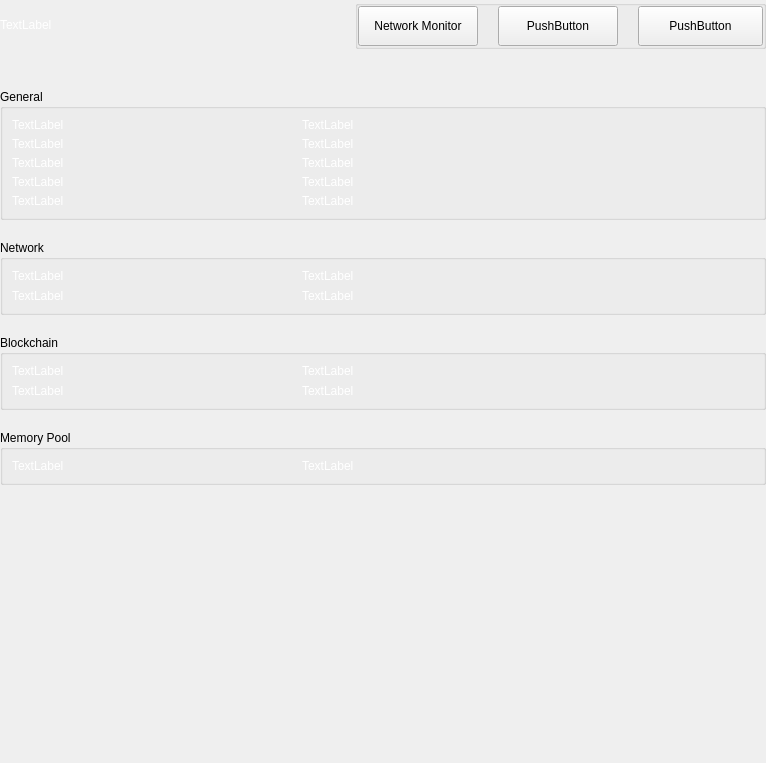
<?xml version="1.0" encoding="UTF-8"?>
<ui version="4.0">
 <class>SettingsInformationWidget</class>
 <widget class="QWidget" name="SettingsInformationWidget">
  <property name="geometry">
   <rect>
    <x>0</x>
    <y>0</y>
    <width>766</width>
    <height>763</height>
   </rect>
  </property>
  <property name="windowTitle">
   <string>Form</string>
  </property>
  <layout class="QVBoxLayout" name="verticalLayout">
   <property name="spacing">
    <number>0</number>
   </property>
   <property name="leftMargin">
    <number>0</number>
   </property>
   <property name="topMargin">
    <number>0</number>
   </property>
   <property name="rightMargin">
    <number>0</number>
   </property>
   <property name="bottomMargin">
    <number>0</number>
   </property>
   <item>
    <widget class="QWidget" name="left" native="true">
     <layout class="QVBoxLayout" name="verticalLayout_3">
      <property name="leftMargin">
       <number>0</number>
      </property>
      <property name="topMargin">
       <number>0</number>
      </property>
      <property name="rightMargin">
       <number>0</number>
      </property>
      <property name="bottomMargin">
       <number>0</number>
      </property>
      <item>
       <layout class="QVBoxLayout" name="verticalLayout_2">
        <property name="spacing">
         <number>0</number>
        </property>
        <item>
         <layout class="QHBoxLayout" name="horizontalLayout_3">
          <property name="spacing">
           <number>0</number>
          </property>
          <item>
           <widget class="QLabel" name="labelTitle">
            <property name="styleSheet">
             <string notr="true">color:white;</string>
            </property>
            <property name="text">
             <string>TextLabel</string>
            </property>
           </widget>
          </item>
          <item>
           <spacer name="horizontalSpacer">
            <property name="orientation">
             <enum>Qt::Horizontal</enum>
            </property>
            <property name="sizeHint" stdset="0">
             <size>
              <width>40</width>
              <height>20</height>
             </size>
            </property>
           </spacer>
          </item>
          <item>
           <widget class="QGroupBox" name="groupBox">
            <property name="title">
             <string/>
            </property>
            <layout class="QHBoxLayout" name="horizontalLayout_4">
             <property name="spacing">
              <number>20</number>
             </property>
             <property name="leftMargin">
              <number>0</number>
             </property>
             <property name="topMargin">
              <number>0</number>
             </property>
             <property name="rightMargin">
              <number>0</number>
             </property>
             <property name="bottomMargin">
              <number>0</number>
             </property>
             <item>
              <widget class="QPushButton" name="pushButtonNetworkMonitor">
               <property name="minimumSize">
                <size>
                 <width>120</width>
                 <height>40</height>
                </size>
               </property>
               <property name="text">
                <string>Network Monitor</string>
               </property>
              </widget>
             </item>
             <item>
              <widget class="QPushButton" name="pushButtonBackups">
               <property name="minimumSize">
                <size>
                 <width>120</width>
                 <height>40</height>
                </size>
               </property>
               <property name="maximumSize">
                <size>
                 <width>120</width>
                 <height>40</height>
                </size>
               </property>
               <property name="text">
                <string>PushButton</string>
               </property>
               <property name="checkable">
                <bool>false</bool>
               </property>
               <property name="autoExclusive">
                <bool>false</bool>
               </property>
              </widget>
             </item>
             <item>
              <widget class="QPushButton" name="pushButtonFile">
               <property name="minimumSize">
                <size>
                 <width>125</width>
                 <height>40</height>
                </size>
               </property>
               <property name="maximumSize">
                <size>
                 <width>125</width>
                 <height>40</height>
                </size>
               </property>
               <property name="text">
                <string>PushButton</string>
               </property>
               <property name="checkable">
                <bool>false</bool>
               </property>
               <property name="checked">
                <bool>false</bool>
               </property>
               <property name="autoExclusive">
                <bool>false</bool>
               </property>
              </widget>
             </item>
            </layout>
           </widget>
          </item>
         </layout>
        </item>
        <item>
         <spacer name="verticalSpacer_2">
          <property name="orientation">
           <enum>Qt::Vertical</enum>
          </property>
          <property name="sizeType">
           <enum>QSizePolicy::Fixed</enum>
          </property>
          <property name="sizeHint" stdset="0">
           <size>
            <width>20</width>
            <height>40</height>
           </size>
          </property>
         </spacer>
        </item>
        <item>
         <widget class="QGroupBox" name="generalGroup">
          <property name="minimumSize">
           <size>
            <width>0</width>
            <height>0</height>
           </size>
          </property>
          <property name="styleSheet">
           <string notr="true"/>
          </property>
          <property name="title">
           <string>General</string>
          </property>
          <layout class="QVBoxLayout" name="verticalLayout_4">
           <item>
            <widget class="QFrame" name="layoutOptions1">
             <property name="styleSheet">
              <string notr="true">color:white;</string>
             </property>
             <layout class="QVBoxLayout" name="verticalLayout_9">
              <property name="spacing">
               <number>5</number>
              </property>
              <property name="leftMargin">
               <number>0</number>
              </property>
              <property name="topMargin">
               <number>0</number>
              </property>
              <property name="rightMargin">
               <number>0</number>
              </property>
              <property name="bottomMargin">
               <number>0</number>
              </property>
              <item>
               <layout class="QHBoxLayout" name="horizontalLayout" stretch="0,1">
                <property name="spacing">
                 <number>0</number>
                </property>
                <item>
                 <widget class="QLabel" name="labelTitleClient">
                  <property name="minimumSize">
                   <size>
                    <width>290</width>
                    <height>0</height>
                   </size>
                  </property>
                  <property name="maximumSize">
                   <size>
                    <width>290</width>
                    <height>16777215</height>
                   </size>
                  </property>
                  <property name="text">
                   <string>TextLabel</string>
                  </property>
                 </widget>
                </item>
                <item>
                 <widget class="QLabel" name="labelInfoClient">
                  <property name="text">
                   <string>TextLabel</string>
                  </property>
                 </widget>
                </item>
               </layout>
              </item>
              <item>
               <layout class="QHBoxLayout" name="horizontalAgent" stretch="0,1">
                <property name="spacing">
                 <number>0</number>
                </property>
                <item>
                 <widget class="QLabel" name="labelTitleAgent">
                  <property name="minimumSize">
                   <size>
                    <width>290</width>
                    <height>0</height>
                   </size>
                  </property>
                  <property name="maximumSize">
                   <size>
                    <width>290</width>
                    <height>16777215</height>
                   </size>
                  </property>
                  <property name="text">
                   <string>TextLabel</string>
                  </property>
                 </widget>
                </item>
                <item>
                 <widget class="QLabel" name="labelInfoAgent">
                  <property name="text">
                   <string>TextLabel</string>
                  </property>
                 </widget>
                </item>
               </layout>
              </item>
              <item>
               <layout class="QHBoxLayout" name="horizontalBerkely" stretch="0,1">
                <property name="spacing">
                 <number>0</number>
                </property>
                <item>
                 <widget class="QLabel" name="labelTitleBerkeley">
                  <property name="minimumSize">
                   <size>
                    <width>290</width>
                    <height>0</height>
                   </size>
                  </property>
                  <property name="maximumSize">
                   <size>
                    <width>290</width>
                    <height>16777215</height>
                   </size>
                  </property>
                  <property name="text">
                   <string>TextLabel</string>
                  </property>
                 </widget>
                </item>
                <item>
                 <widget class="QLabel" name="labelInfoBerkeley">
                  <property name="text">
                   <string>TextLabel</string>
                  </property>
                 </widget>
                </item>
               </layout>
              </item>
              <item>
               <layout class="QHBoxLayout" name="horizontalDataDir" stretch="0,1">
                <property name="spacing">
                 <number>0</number>
                </property>
                <item>
                 <widget class="QLabel" name="labelTitleDataDir">
                  <property name="minimumSize">
                   <size>
                    <width>290</width>
                    <height>0</height>
                   </size>
                  </property>
                  <property name="maximumSize">
                   <size>
                    <width>290</width>
                    <height>16777215</height>
                   </size>
                  </property>
                  <property name="text">
                   <string>TextLabel</string>
                  </property>
                 </widget>
                </item>
                <item>
                 <widget class="QLabel" name="labelInfoDataDir">
                  <property name="text">
                   <string>TextLabel</string>
                  </property>
                  <property name="wordWrap">
                   <bool>true</bool>
                  </property>
                 </widget>
                </item>
               </layout>
              </item>
              <item>
               <layout class="QHBoxLayout" name="horizontalTime" stretch="0,1">
                <property name="spacing">
                 <number>0</number>
                </property>
                <item>
                 <widget class="QLabel" name="labelTitleTime">
                  <property name="minimumSize">
                   <size>
                    <width>290</width>
                    <height>0</height>
                   </size>
                  </property>
                  <property name="maximumSize">
                   <size>
                    <width>290</width>
                    <height>16777215</height>
                   </size>
                  </property>
                  <property name="text">
                   <string>TextLabel</string>
                  </property>
                 </widget>
                </item>
                <item>
                 <widget class="QLabel" name="labelInfoTime">
                  <property name="text">
                   <string>TextLabel</string>
                  </property>
                 </widget>
                </item>
               </layout>
              </item>
             </layout>
            </widget>
           </item>
          </layout>
         </widget>
        </item>
        <item>
         <spacer name="verticalSpacer_3">
          <property name="orientation">
           <enum>Qt::Vertical</enum>
          </property>
          <property name="sizeType">
           <enum>QSizePolicy::Minimum</enum>
          </property>
          <property name="sizeHint" stdset="0">
           <size>
            <width>20</width>
            <height>20</height>
           </size>
          </property>
         </spacer>
        </item>
        <item>
         <widget class="QGroupBox" name="networkGroup">
          <property name="minimumSize">
           <size>
            <width>0</width>
            <height>0</height>
           </size>
          </property>
          <property name="title">
           <string>Network</string>
          </property>
          <layout class="QVBoxLayout" name="verticalLayout_5">
           <item>
            <layout class="QHBoxLayout" name="horizontalName" stretch="0,1">
             <property name="spacing">
              <number>0</number>
             </property>
             <item>
              <widget class="QLabel" name="labelTitleName">
               <property name="minimumSize">
                <size>
                 <width>290</width>
                 <height>0</height>
                </size>
               </property>
               <property name="maximumSize">
                <size>
                 <width>290</width>
                 <height>16777215</height>
                </size>
               </property>
               <property name="styleSheet">
                <string notr="true">color:white;</string>
               </property>
               <property name="text">
                <string>TextLabel</string>
               </property>
              </widget>
             </item>
             <item>
              <widget class="QLabel" name="labelInfoName">
               <property name="styleSheet">
                <string notr="true">color:white;</string>
               </property>
               <property name="text">
                <string>TextLabel</string>
               </property>
              </widget>
             </item>
            </layout>
           </item>
           <item>
            <widget class="QFrame" name="layoutOptions2">
             <property name="styleSheet">
              <string notr="true">color:white;</string>
             </property>
             <layout class="QHBoxLayout" name="horizontalConnections" stretch="0,1">
              <property name="spacing">
               <number>0</number>
              </property>
              <property name="leftMargin">
               <number>0</number>
              </property>
              <property name="topMargin">
               <number>0</number>
              </property>
              <property name="rightMargin">
               <number>0</number>
              </property>
              <property name="bottomMargin">
               <number>0</number>
              </property>
              <item>
               <widget class="QLabel" name="labelTitleConnections">
                <property name="minimumSize">
                 <size>
                  <width>290</width>
                  <height>0</height>
                 </size>
                </property>
                <property name="maximumSize">
                 <size>
                  <width>290</width>
                  <height>16777215</height>
                 </size>
                </property>
                <property name="text">
                 <string>TextLabel</string>
                </property>
               </widget>
              </item>
              <item>
               <widget class="QLabel" name="labelInfoConnections">
                <property name="text">
                 <string>TextLabel</string>
                </property>
               </widget>
              </item>
             </layout>
            </widget>
           </item>
          </layout>
         </widget>
        </item>
        <item>
         <spacer name="verticalSpacer_4">
          <property name="orientation">
           <enum>Qt::Vertical</enum>
          </property>
          <property name="sizeType">
           <enum>QSizePolicy::Minimum</enum>
          </property>
          <property name="sizeHint" stdset="0">
           <size>
            <width>20</width>
            <height>20</height>
           </size>
          </property>
         </spacer>
        </item>
        <item>
         <widget class="QGroupBox" name="blockchainGroup">
          <property name="minimumSize">
           <size>
            <width>0</width>
            <height>0</height>
           </size>
          </property>
          <property name="title">
           <string>Blockchain</string>
          </property>
          <layout class="QVBoxLayout" name="verticalLayout_6">
           <item>
            <layout class="QHBoxLayout" name="horizontalBlockNumber" stretch="0,1">
             <property name="spacing">
              <number>0</number>
             </property>
             <item>
              <widget class="QLabel" name="labelTitleBlockNumber">
               <property name="minimumSize">
                <size>
                 <width>290</width>
                 <height>0</height>
                </size>
               </property>
               <property name="maximumSize">
                <size>
                 <width>290</width>
                 <height>16777215</height>
                </size>
               </property>
               <property name="styleSheet">
                <string notr="true">color:white;</string>
               </property>
               <property name="text">
                <string>TextLabel</string>
               </property>
              </widget>
             </item>
             <item>
              <widget class="QLabel" name="labelInfoBlockNumber">
               <property name="styleSheet">
                <string notr="true">color:white;</string>
               </property>
               <property name="text">
                <string>TextLabel</string>
               </property>
              </widget>
             </item>
            </layout>
           </item>
           <item>
            <widget class="QFrame" name="layoutOptions3">
             <property name="styleSheet">
              <string notr="true">color:white;</string>
             </property>
             <layout class="QHBoxLayout" name="horizontalBlockTime" stretch="0,1">
              <property name="spacing">
               <number>0</number>
              </property>
              <property name="leftMargin">
               <number>0</number>
              </property>
              <property name="topMargin">
               <number>0</number>
              </property>
              <property name="rightMargin">
               <number>0</number>
              </property>
              <property name="bottomMargin">
               <number>0</number>
              </property>
              <item>
               <widget class="QLabel" name="labelTitleBlockTime">
                <property name="minimumSize">
                 <size>
                  <width>290</width>
                  <height>0</height>
                 </size>
                </property>
                <property name="maximumSize">
                 <size>
                  <width>290</width>
                  <height>16777215</height>
                 </size>
                </property>
                <property name="text">
                 <string>TextLabel</string>
                </property>
               </widget>
              </item>
              <item>
               <widget class="QLabel" name="labelInfoBlockTime">
                <property name="text">
                 <string>TextLabel</string>
                </property>
               </widget>
              </item>
             </layout>
            </widget>
           </item>
          </layout>
         </widget>
        </item>
        <item>
         <spacer name="verticalSpacer_5">
          <property name="orientation">
           <enum>Qt::Vertical</enum>
          </property>
          <property name="sizeType">
           <enum>QSizePolicy::Fixed</enum>
          </property>
          <property name="sizeHint" stdset="0">
           <size>
            <width>20</width>
            <height>20</height>
           </size>
          </property>
         </spacer>
        </item>
        <item>
         <widget class="QGroupBox" name="memorypool_Group">
          <property name="minimumSize">
           <size>
            <width>0</width>
            <height>0</height>
           </size>
          </property>
          <property name="title">
           <string>Memory Pool</string>
          </property>
          <layout class="QVBoxLayout" name="verticalLayout_7">
           <item>
            <layout class="QHBoxLayout" name="horizontalNumberTransactions" stretch="0,1">
             <property name="spacing">
              <number>0</number>
             </property>
             <item>
              <widget class="QLabel" name="labelTitleNumberTransactions">
               <property name="minimumSize">
                <size>
                 <width>290</width>
                 <height>0</height>
                </size>
               </property>
               <property name="maximumSize">
                <size>
                 <width>290</width>
                 <height>16777215</height>
                </size>
               </property>
               <property name="styleSheet">
                <string notr="true">color:white;</string>
               </property>
               <property name="text">
                <string>TextLabel</string>
               </property>
              </widget>
             </item>
             <item>
              <widget class="QLabel" name="labelInfoNumberTransactions">
               <property name="styleSheet">
                <string notr="true">color:white;</string>
               </property>
               <property name="text">
                <string>TextLabel</string>
               </property>
              </widget>
             </item>
            </layout>
           </item>
          </layout>
         </widget>
        </item>
        <item>
         <spacer name="verticalSpacer">
          <property name="orientation">
           <enum>Qt::Vertical</enum>
          </property>
          <property name="sizeHint" stdset="0">
           <size>
            <width>20</width>
            <height>40</height>
           </size>
          </property>
         </spacer>
        </item>
       </layout>
      </item>
     </layout>
    </widget>
   </item>
  </layout>
 </widget>
 <resources/>
 <connections/>
</ui>
